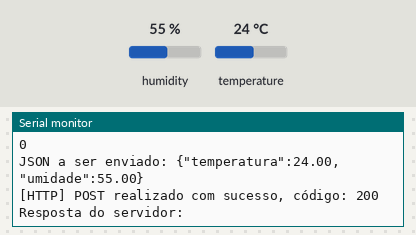
The sketch below on a simulated ESP8266 (Wemos D1 mini). Shown: the last lines printed to the serial monitor. The test bench sets the inputs (shaded band); at power-on: humidity 55 %, temperature 24 °C. WiFi joins after 1.5 s; servers stay silent unless stated; uploads are accepted with an empty reply.

Above: at 3.2 s.
3.3 s: humidity set to 22 %
At 7.41 s:
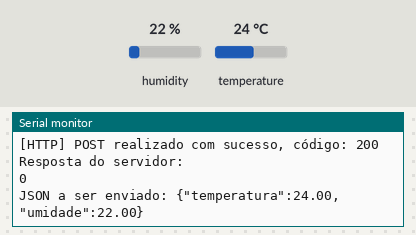
9.1 s: temperature set to 12 °C
At 13.8 s:
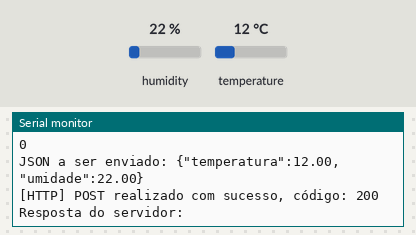
14.9 s: humidity set to 40 %
At 18.7 s:
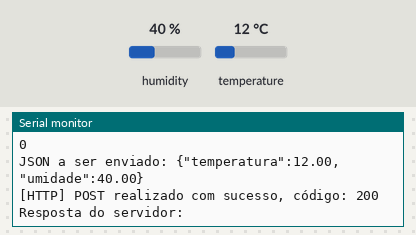
Timing chart, 0 to 20.2 s (numbered marks = the images above; inputs shaded):
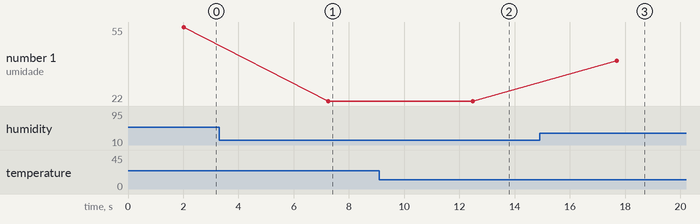

The sketch:

FinalVersionWemosD1R1.ino
```cpp
#include <ESP8266WiFi.h>
#include <ESP8266HTTPClient.h>
#include <DHT.h>

const char *ssid = ""; //Nome do wifi
const char *password = ""; // Senha do wifi
const char *serverUrl = ""; //Alterar aqui e adicionar o link que receberá os dados

#define DHTPIN 5 //porta para d1 wemos = 5        -------          Utilizar a porta 2 para esp01 com modo programação no botão
#define DHTTYPE DHT11
DHT dht(DHTPIN, DHTTYPE);

void setup() {
  Serial.begin(115200);
  Serial.println();
  Serial.print("Conectando a ");
  Serial.println(ssid);
  WiFi.begin(ssid, password);

  while (WiFi.status() != WL_CONNECTED) {
    delay(1000);
    Serial.println("Conectando ao WiFi...");
  }
  Serial.println("Conectado ao WiFi!");
  Serial.println(WiFi.localIP());
  dht.begin();
}

void loop() {
  float temperatura = dht.readTemperature();
  float umidade = dht.readHumidity();

  enviarDadosParaServidor(temperatura, umidade);
  delay(5000);
}

void enviarDadosParaServidor(float temperatura, float umidade) {
  WiFiClientSecure client;
  client.setInsecure();
  client.setTimeout(15000);
  Serial.println(client.getLastSSLError());

  HTTPClient http;
  http.setTimeout(15000);
  String url = String(serverUrl);
  String jsonData = "{\"temperatura\":" + String(temperatura) + ",\"umidade\":" + String(umidade) + "}";
  Serial.println("JSON a ser enviado: " + jsonData);

  http.begin(client, url);
  http.addHeader("Content-Type", "application/json");
  int httpCode = http.POST(jsonData);

  if (httpCode > 0) {
    Serial.printf("[HTTP] POST realizado com sucesso, código: %d\n", httpCode);
    String resposta = http.getString();
    Serial.println("Resposta do servidor: " + resposta);
  } else {
    Serial.print("[HTTP] Falha na requisição POST, código de erro: ");
    Serial.println(http.errorToString(httpCode).c_str());
  }
  http.end();
}
```

Measured:
- after the input at 3.3 s, the serial monitor: prints a new line after 4.0 s (image 1)
- after the input at 9.1 s, the serial monitor: prints a new line after 3.4 s (image 2)
- after the input at 14.9 s, the serial monitor: prints a new line after 2.8 s (image 3)
- plotted number 1: 55 → 22 after the input at 3.3 s, 22 → 40 after the input at 14.9 s
